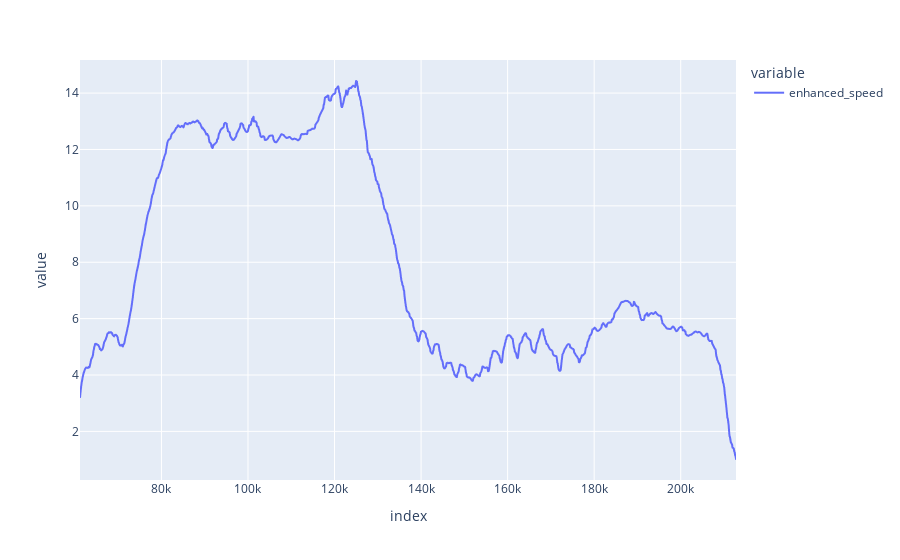

The code cell stored with this chart in its notebook:
### Code cell
# 4.986, 14.411
px.line(gps_data.enhanced_speed)

### Figure 1 — Plotly figure (JSON) as saved in the notebook; plotly's stock layout.template omitted (floating-point values rounded to 4 significant figures; data arrays with more than 128 entries replaced by an {"elided": "..."} marker saying what was removed)
{"data": [{"hovertemplate": "variable=enhanced_speed<br>index=%{x}<br>value=%{y}<extra></extra>", "legendgroup": "enhanced_speed", "line": {"color": "#636efa", "dash": "solid"}, "marker": {"symbol": "circle"}, "mode": "lines", "name": "enhanced_speed", "showlegend": true, "type": "scattergl", "x": {"elided": "1481 int values"}, "xaxis": "x", "y": {"elided": "1481 float values"}, "yaxis": "y"}], "layout": {"legend": {"title": {"text": "variable"}, "tracegroupgap": 0}, "margin": {"t": 60}, "xaxis": {"anchor": "y", "domain": [0, 1], "title": {"text": "index"}}, "yaxis": {"anchor": "x", "domain": [0, 1], "title": {"text": "value"}}}}
